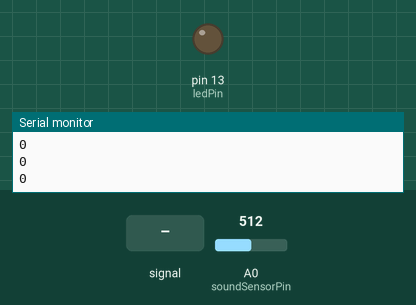
Recording of a sketch running on a simulated Arduino Uno, built with avr-gcc and run on an emulated ATmega328P. On the bench: output pins drawn as LEDs (lit = HIGH), the last lines printed to the serial monitor. Dashed ring = blinking. The inputs (shaded band) are chosen by the test bench; at power-on: A0 (soundSensorPin) = 512.

Above: at 1.2 s.
1.3 s: A0 (soundSensorPin) fed a 200 Hz sine of ±81 counts around its level
At 1.45 s:
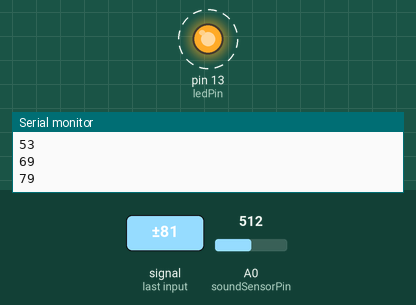
4.3 s: A0 (soundSensorPin) set to 716
5.8 s: A0 (soundSensorPin) set to 571
7.3 s: A0 (soundSensorPin) set to 547
At 8.1 s:
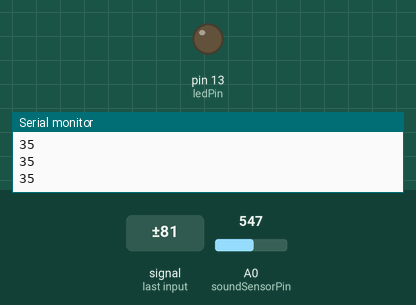
8.8 s: A0 (soundSensorPin) set to 471
10.3 s: A0 (soundSensorPin) set to 446
At 11.5 s:
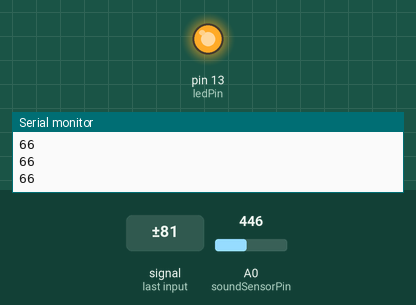
Timing chart, 0 to 12.8 s (numbered marks = the images above; inputs shaded):
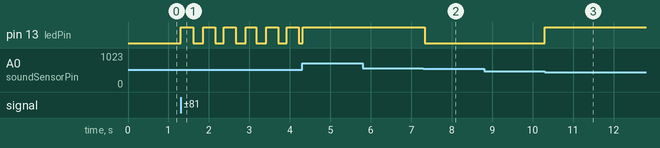

The sketch:

Microphone_Sound_Sensor.ino
```cpp
// Project 43: Microphone Sound Sensor
// Detects sound above a certain level and lights up an LED.

int soundSensorPin = A0; // Analog pin for the sound sensor
int ledPin = 13;

int threshold = 50; // Threshold for sound detection, adjust as needed

void setup() {
  Serial.begin(9600);
  pinMode(ledPin, OUTPUT);
}

void loop() {
  int sensorValue = analogRead(soundSensorPin);

  // The sensor outputs a value around 512 with no sound.
  // We look for deviations from this center point.
  int soundLevel = abs(sensorValue - 512);

  Serial.println(soundLevel);

  if (soundLevel > threshold) {
    digitalWrite(ledPin, HIGH);
  } else {
    digitalWrite(ledPin, LOW);
  }
  delay(50);
}
```

Measured:
- the behaviour switches between 462 and 461 on A0 (soundSensorPin) (found by bisection; images 2 and 3)
- after the input at 1.3 s, pin 13 (ledPin): alternates HIGH for 0.30 s and LOW for 0.25 s, starting at once
- after the input at 7.3 s, pin 13 (ledPin): HIGH → LOW at once
- after the input at 10.3 s, pin 13 (ledPin): LOW → HIGH at once
